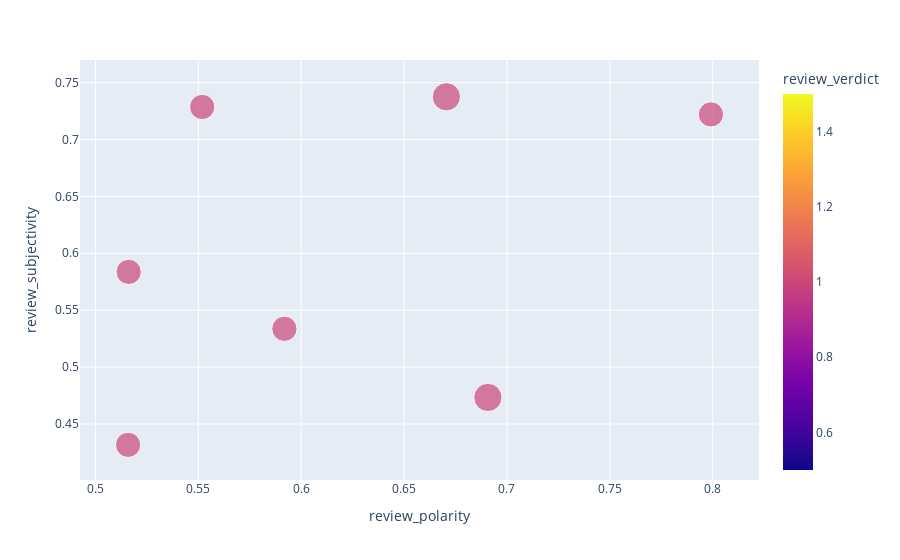

Here is the notebook cell this chart was saved with:
### Code cell
px.scatter(df.loc[df["spot"]==residences[0]], x="review_polarity", y="review_subjectivity", color="review_verdict", size="rating")

### Figure 1 — Plotly figure (JSON) as saved in the notebook; plotly's stock layout.template omitted (floating-point values rounded to 4 significant figures)
{"data": [{"hovertemplate": "review_polarity=%{x}<br>review_subjectivity=%{y}<br>rating=%{marker.size}<br>review_verdict=%{marker.color}<extra></extra>", "legendgroup": "", "marker": {"color": [1, 1, 1, 1, 1, 1, 1], "coloraxis": "coloraxis", "size": [40, 50, 40, 40, 40, 40, 50], "sizemode": "area", "sizeref": 0.125, "symbol": "circle"}, "mode": "markers", "name": "", "orientation": "v", "showlegend": false, "type": "scatter", "x": [0.5159, 0.6706, 0.5918, 0.5519, 0.5162, 0.7991, 0.6907], "xaxis": "x", "y": [0.4317, 0.7375, 0.5337, 0.7286, 0.5836, 0.722, 0.4733], "yaxis": "y"}], "layout": {"coloraxis": {"colorbar": {"title": {"text": "review_verdict"}}, "colorscale": [[0, "#0d0887"], [0.1111, "#46039f"], [0.2222, "#7201a8"], [0.3333, "#9c179e"], [0.4444, "#bd3786"], [0.5556, "#d8576b"], [0.6667, "#ed7953"], [0.7778, "#fb9f3a"], [0.8889, "#fdca26"], [1, "#f0f921"]]}, "legend": {"itemsizing": "constant", "tracegroupgap": 0}, "margin": {"t": 60}, "xaxis": {"anchor": "y", "domain": [0, 1], "title": {"text": "review_polarity"}}, "yaxis": {"anchor": "x", "domain": [0, 1], "title": {"text": "review_subjectivity"}}}}
